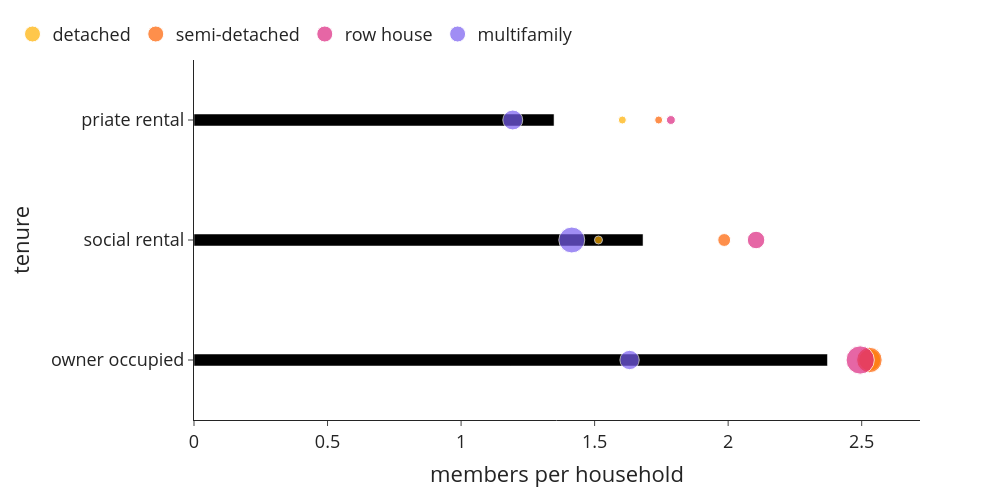

The code cell stored with this chart in its notebook:
### Code cell
bubblechart(use['n_hhdmem'+year], use['n_hhd'], use['n_hhd'], 0, 1, 'members per household', class_name_long,'cap_per_hhd_class_type')

### Figure 1 — Plotly figure (JSON) as saved in the notebook; plotly's stock layout.template omitted (floating-point values rounded to 4 significant figures)
{"data": [{"alignmentgroup": "True", "hovertemplate": "members per household=%{x}<br>tenure=%{y}<extra></extra>", "legendgroup": "", "marker": {"color": "#000000", "pattern": {"shape": ""}}, "name": "", "offsetgroup": "", "orientation": "h", "showlegend": false, "textposition": "auto", "type": "bar", "x": [2.372, 1.681, 1.348], "xaxis": "x", "y": ["owner occupied", "social rental", "priate rental"], "yaxis": "y"}, {"legendrank": 0, "marker": {"color": "#ffb000", "size": [962560, 3460, 67015], "sizemin": 4, "sizemode": "area", "sizeref": 3983.0}, "mode": "markers", "name": "detached", "showlegend": true, "type": "scatter", "x": [2.53, 1.514, 1.604], "y": ["owner occupied", "social rental", "priate rental"]}, {"legendrank": 1, "marker": {"color": "#fe6100", "size": [1299520, 329080, 91650], "sizemin": 4, "sizemode": "area", "sizeref": 3983.0}, "mode": "markers", "name": "semi-detached", "showlegend": true, "type": "scatter", "x": [2.529, 1.985, 1.74], "y": ["owner occupied", "social rental", "priate rental"]}, {"legendrank": 2, "marker": {"color": "#dc267f", "size": [1593095, 609915, 158020], "sizemin": 4, "sizemode": "area", "sizeref": 3983.0}, "mode": "markers", "name": "row house", "showlegend": true, "type": "scatter", "x": [2.494, 2.105, 1.786], "y": ["owner occupied", "social rental", "priate rental"]}, {"legendrank": 3, "marker": {"color": "#785ef0", "size": [744580, 1340030, 790115], "sizemin": 4, "sizemode": "area", "sizeref": 3983.0}, "mode": "markers", "name": "multifamily", "showlegend": true, "type": "scatter", "x": [1.631, 1.415, 1.194], "y": ["owner occupied", "social rental", "priate rental"]}], "layout": {"bargap": 0.9, "barmode": "relative", "font": {"size": 18}, "height": 500, "legend": {"orientation": "h", "tracegroupgap": 0, "x": -0.25, "xanchor": "left", "y": 1.02, "yanchor": "bottom"}, "margin": {"t": 60}, "width": 1000, "xaxis": {"anchor": "y", "domain": [0, 1], "title": {"text": "members per household"}}, "yaxis": {"anchor": "x", "domain": [0, 1], "title": {"text": "tenure"}}}}
